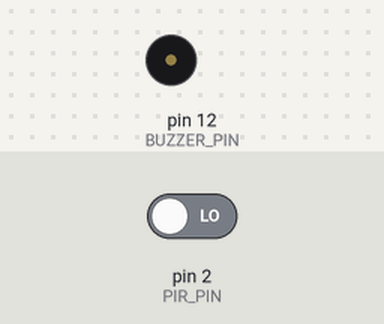
Simulated run of this sketch. Board: Arduino Uno, built with avr-gcc and run on an emulated ATmega328P. Parts: buzzer (waves = sounding, pin HIGH). The test bench sets the inputs (shaded band); at power-on: pin 2 (PIR_PIN) LOW. What the sketch prints to the serial monitor is not drawn.

Above: at 60.05 s.
Timing chart, 0 to 63.0 s (numbered marks = the images above):
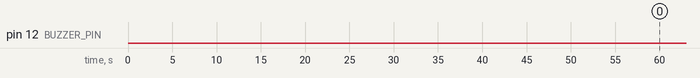

Measured:
- by itself, pin 12 (BUZZER_PIN): LOW → HIGH at 70.0 s, → LOW 0.20 s later, → HIGH 0.80 s later, → LOW 0.20 s later, … (120 changes in this stretch)

The sketch:

PIR_and_Buzzer.ino
```cpp
#define PIR_PIN     2
#define BUZZER_PIN  12

const unsigned long WARMUP_MS     = 60000UL;
const unsigned long INACTIVITY_MS = 10000UL; // 10 sec test

const unsigned long BEEP_ON_MS  = 200;
const unsigned long BEEP_OFF_MS = 800;

unsigned long lastMotionTime = 0;
bool reminderActive = false;

bool beepState = false;
unsigned long nextBeepToggle = 0;

void setup() {
  Serial.begin(9600);
  pinMode(PIR_PIN, INPUT);
  pinMode(BUZZER_PIN, OUTPUT);

  Serial.println("PIR warm-up 60s...");
  delay(WARMUP_MS);
  Serial.println("READY");

  lastMotionTime = millis();
}

void loop() {
  unsigned long now = millis();

  if (digitalRead(PIR_PIN) == HIGH) {
    lastMotionTime = now;
    if (reminderActive) {
      reminderActive = false;
      stopBuzzer();
      Serial.println("Motion detected. Reminder OFF.");
    }
  }

  if (!reminderActive && (now - lastMotionTime >= INACTIVITY_MS)) {
    reminderActive = true;
    Serial.println("Time to sit up and do some sport!");
    beepState = false;
    nextBeepToggle = now;
  }

  if (reminderActive) {
    runBuzzer(now);
  }
}

void runBuzzer(unsigned long now) {
  if (now < nextBeepToggle) return;

  if (!beepState) {
    digitalWrite(BUZZER_PIN, HIGH);
    beepState = true;
    nextBeepToggle = now + BEEP_ON_MS;
  } else {
    digitalWrite(BUZZER_PIN, LOW);
    beepState = false;
    nextBeepToggle = now + BEEP_OFF_MS;
  }
}

void stopBuzzer() {
  digitalWrite(BUZZER_PIN, LOW);
  beepState = false;
}
```
